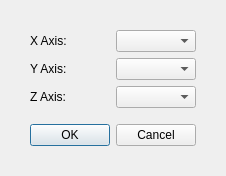
<?xml version="1.0" encoding="UTF-8"?>
<ui version="4.0">
 <class>AxisMappingDialog</class>
 <widget class="QDialog" name="AxisMappingDialog">
  <property name="geometry">
   <rect>
    <x>0</x>
    <y>0</y>
    <width>300</width>
    <height>200</height>
   </rect>
  </property>
  <property name="windowTitle">
   <string>Edit Custom Mapping</string>
  </property>
  <layout class="QVBoxLayout" name="verticalLayout">
   <property name="sizeConstraint">
    <enum>QLayout::SetFixedSize</enum>
   </property>
   <property name="leftMargin">
    <number>30</number>
   </property>
   <property name="topMargin">
    <number>30</number>
   </property>
   <property name="rightMargin">
    <number>30</number>
   </property>
   <property name="bottomMargin">
    <number>30</number>
   </property>
   <item>
    <layout class="QGridLayout" name="gridLayout_5">
     <property name="bottomMargin">
      <number>10</number>
     </property>
     <item row="0" column="0">
      <widget class="QLabel" name="xAxisLabel">
       <property name="text">
        <string>X Axis:</string>
       </property>
      </widget>
     </item>
     <item row="0" column="1">
      <widget class="QComboBox" name="xAxisCombo"/>
     </item>
     <item row="1" column="0">
      <widget class="QLabel" name="yAxisLabel">
       <property name="text">
        <string>Y Axis:</string>
       </property>
      </widget>
     </item>
     <item row="1" column="1">
      <widget class="QComboBox" name="yAxisCombo"/>
     </item>
     <item row="2" column="0">
      <widget class="QLabel" name="zAxisLabel">
       <property name="text">
        <string>Z Axis:</string>
       </property>
      </widget>
     </item>
     <item row="2" column="1">
      <widget class="QComboBox" name="zAxisCombo"/>
     </item>
    </layout>
   </item>
   <item>
    <widget class="QDialogButtonBox" name="buttonBox">
     <property name="orientation">
      <enum>Qt::Horizontal</enum>
     </property>
     <property name="standardButtons">
      <set>QDialogButtonBox::Cancel|QDialogButtonBox::Ok</set>
     </property>
     <property name="centerButtons">
      <bool>true</bool>
     </property>
    </widget>
   </item>
  </layout>
 </widget>
 <resources/>
 <connections/>
</ui>
